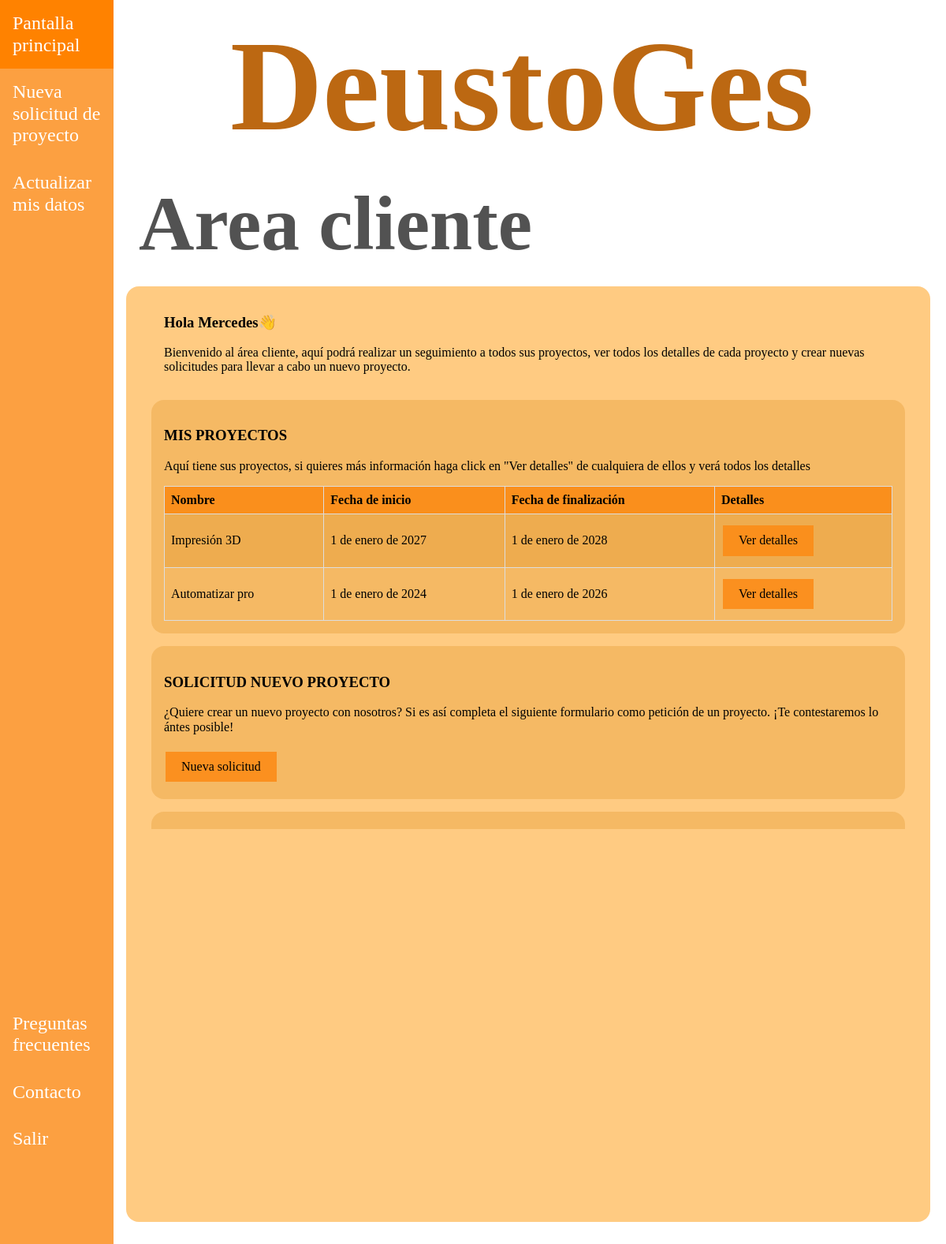
Page /appDeustoGes/clientes/2 on the committed database.
### appDeustoGes/models.py (models this page shows, shortened)
class Cliente(models.Model):
    nombre = models.CharField(max_length=15)
    telefono = models.IntegerField()
    email = models.EmailField()
    direccion = models.CharField(max_length=50)
    created = models.DateTimeField(auto_now_add=True, blank=True, null=True)
    updated = models.DateTimeField(auto_now=True, blank=True, null=True)
    class Meta:
        verbose_name = "cliente"
        verbose_name_plural = "clientes"

class Proyecto(models.Model):
    nombre = models.CharField(max_length=15)
    descripcion = models.TextField()
    fecha_inicio = models.DateField(default=date(2020, 1, 1))
    fecha_fin = models.DateField(default=date(2020, 1, 1))
    presupuesto = models.IntegerField()
    responsable = models.ForeignKey(Empleado, on_delete=models.CASCADE)
    cliente = models.ForeignKey(Cliente, on_delete=models.CASCADE)
    created = models.DateTimeField(auto_now_add=True, blank=True, null=True)
    updated = models.DateTimeField(auto_now=True, blank=True, null=True)
    class Meta:
        verbose_name = "proyecto"
        verbose_name_plural = "proyectos"

### appDeustoGes/views.py (the view)
# urls.py: path("/clientes/<int:id_cliente>", views.pantalla_cliente, name='pantalla_cliente'),
def pantalla_cliente(request, id_cliente):
    cliente = get_object_or_404(Cliente, id=id_cliente)
    proyectos = Proyecto.objects.all()
    return render(request, 'appDeustoGes/pantalla_cliente.html', {'proyectos': proyectos,
                                                                  'cliente': cliente})

### templates/appDeustoGes/pantalla_cliente.html (shortened to what this page needs)
{% extends "base.html" %}
{% block css %}
    <link rel="stylesheet" href="/../static/css/normalize.css">
    <link rel="stylesheet" href="/../static/css/style.css">
{% endblock %}
{% block nav_header %}
    <nav class="barra-lateral">
        <ul class="listado-barra-lateral listado-barra-lateral-cliente">
            <div>
                <li><a href="">Pantalla principal</a></li>
                <li><a href="{% url 'solicitud_create' cliente.id %}">Nueva solicitud de proyecto</a></li>
                <li><a href="{% url 'cliente_update' cliente.id %}">Actualizar mis datos</a></li>
            </div>
            <div>
                <li><a href="{% url 'preguntas_frecuentes' cliente.id %}">Preguntas frecuentes</a></li>
                <li><a href="{% url 'contacto' cliente.id %}">Contacto</a></li>
                <li><a href="{% url 'pantalla_inicio' %}">Salir</a></li>
            </div>
        </ul>
    </nav>
{% endblock %}
{% block main_contenido %}
    <h2>Area cliente</h2>
<div class="contenido">
    <div class="introduccion">
        <h3>Hola {{ cliente.nombre }}👋</h3>
        <p> Bienvenido al área cliente, aquí podrá realizar un seguimiento a todos sus proyectos, ver todos los detalles de
        cada proyecto y crear nuevas solicitudes para llevar a cabo un nuevo proyecto. </p>
    </div>
    <div class="responsable-overflow">
        <div class="contenido_interno">
        <h3>MIS PROYECTOS</h3>
        <p>Aquí tiene sus proyectos, si quieres más información haga click en "Ver detalles" de cualquiera de ellos y
            verá todos los detalles</p>
        <table class="estilos-table">
          <thead>
            <tr>
              <th>Nombre</th>
              <th>Fecha de inicio</th>
              <th>Fecha de finalización</th>
              <th>Detalles</th>
            </tr>
          </thead>
          <tbody>
            {% for proyecto in proyectos %}
              {% if cliente.id == proyecto.cliente_id %}
                <tr>
                  <td>{{ proyecto.nombre }}</td>
                  <td>{{ proyecto.fecha_inicio }}</td>
                  <td>{{ proyecto.fecha_fin }}</td>
                  <td><a class="añadir-button"
                         href="{% url 'proyecto_detail_cliente' cliente.id proyecto.id  %}">Ver detalles</a></td>
                </tr>
              {% endif %}
            {% endfor %}
          </tbody>
        </table>
    </div>
    <div class="contenido_interno">
        <h3>SOLICITUD NUEVO PROYECTO</h3>
        <p>¿Quiere crear un nuevo proyecto con nosotros? Si es así completa el siguiente formulario
        como petición de un proyecto. ¡Te contestaremos lo ántes posible!</p>
        <button class="añadir-button"><a href="{% url 'solicitud_create' cliente.id %}">Nueva solicitud</a></button>
    </div>
    <div class="contenido_interno">
        </div>
    </div>
</div>
{% endblock %}

### static/css/style.css (style rules this page uses)
html { box-sizing: border-box; }
*, *:before, *:after { box-sizing: inherit; }
a { text-decoration: none; color: black; }
ul { list-style: none; margin: 0; padding: 0; }
.flex { display: flex; flex-wrap: wrap; width: 100%; overflow-x: hidden; }
h2 { margin-block:0; padding-block: 1.5rem; margin-left: 2rem; font-size: 6vh; width: 100%; color: rgba(0, 0, 0, 0.678); }
.barra-lateral { width: 12vw; background-color: rgba(252, 140, 24, 0.82); height: 100vh; }
.listado-barra-lateral { display: grid; grid-template-rows: 93vh 7vh; }
.listado-barra-lateral-cliente { grid-template-rows: 78vh 22vh; }
.listado-barra-lateral a { font-size: 1.5rem; color: white; display: block; padding: 1rem; }
.contenido { padding: 1rem; margin-left: 1rem; width: 85vw; height: 73vh; background-color: rgba(255, 149, 0, 0.49); border-radius: 1rem; }
.responsable-overflow { height: 35rem; overflow: scroll; overflow-x: hidden; }
.introduccion { margin-inline: 2rem; }
.contenido_interno { margin-inline: 1rem; padding: 1rem; background-color: rgba(216, 136, 24, 0.27); margin-block: 1rem; border-radius: 1rem; }
.estilos-table { width: 100%; border-collapse: collapse; }
.estilos-table th { background-color: rgba(252, 140, 24, 0.91); border: 1px solid #dddddd; text-align: left; padding: 8px; }
.estilos-table td { border: 1px solid #dddddd; text-align: left; padding: 8px; }
.estilos-table tr:nth-child(odd) { background-color: rgba(216, 136, 24, 0.27); }
.estilos-table td a { text-decoration: none; color: black; }
.añadir-button { background-color: rgba(252, 140, 24, 0.91); text-align: center; border: none; color: white; padding: 10px 20px; text-decoration: none; display: inline-block; font-size: 16px; margin: 6px 2px; transition-duration: 0.4s; cursor: pointer; }

### rows in the picture
Cliente: nombre "Mercedes"
Proyecto: nombre "Impresión 3D", fecha_inicio "1 de enero de 2027", fecha_fin "1 de enero de 2028"
Proyecto: nombre "Automatizar pro", fecha_inicio "1 de enero de 2024", fecha_fin "1 de enero de 2026"
